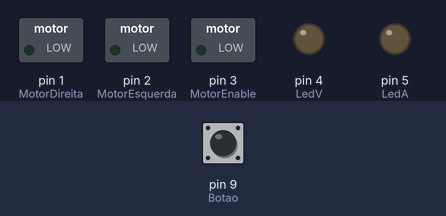
A sketch run on a simulated Arduino Uno, built with avr-gcc and run on an emulated ATmega328P. Parts: switched loads named in the sketch (green lamp = pin HIGH), output pins drawn as LEDs (lit = HIGH). Dashed ring = blinking. The inputs (shaded band) are chosen by the test bench; at power-on: pin 9 (Botao) LOW.

Above: at 1.2 s.
1.3 s: pin 9 (Botao) pulled HIGH for 0.15 s
At 1.42 s:
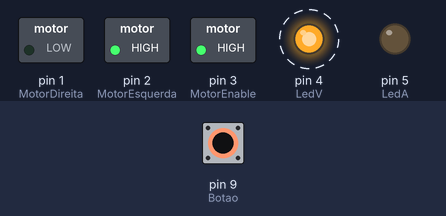
4.3 s: pin 9 (Botao) pulled HIGH for 1 s
At 4.42 s:
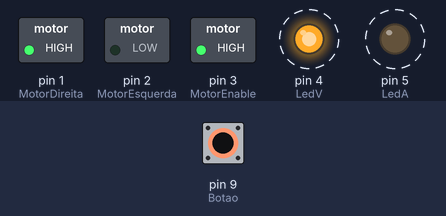
7.3 s: pin 9 (Botao) pulled HIGH for 3.2 s
At 7.67 s:
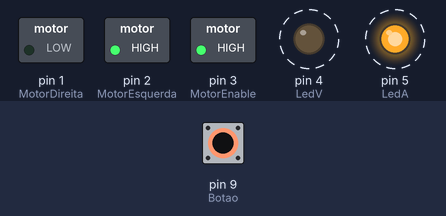
Timing chart, 0 to 15.3 s (numbered marks = the images above; inputs shaded):
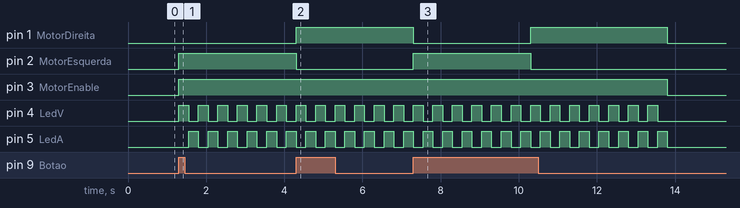

Measured:
- after the input at 1.3 s, pin 2 (MotorEsquerda), pin 3 (MotorEnable): LOW → HIGH at once; pin 4 (LedV): alternates HIGH for 0.25 s and LOW for 0.25 s, starting at once; pin 5 (LedA): alternates HIGH for 0.25 s and LOW for 0.25 s, starting after 0.25 s
- after the input at 4.3 s, pin 1 (MotorDireita): LOW → HIGH at once; pin 3 (MotorEnable): stays HIGH (without the input it goes to LOW after 0.00 s); pin 4 (LedV): alternates HIGH for 0.25 s and LOW for 0.25 s, starting at once
- after the input at 7.3 s, pin 2 (MotorEsquerda): LOW → HIGH at once, → LOW 3.0 s later; pin 3 (MotorEnable): HIGH → LOW after 6.5 s instead of 0.00 s; pin 4 (LedV): alternates HIGH for 0.25 s and LOW for 0.25 s, 26 changes in all, then stays LOW, starting at once

The sketch:

port_o_se_ruan1.ino
```cpp
const int MotorDireita = 1;
const int MotorEsquerda = 2;
const int MotorEnable = 3;

const int Botao = 9;
const int LedV = 4;
const int LedA = 5;

int portao = 1;

void setup() {
  pinMode(MotorDireita, OUTPUT);
  pinMode(MotorEsquerda, OUTPUT);
  pinMode(MotorEnable, OUTPUT);
  pinMode(Botao, INPUT);
  pinMode(LedV, OUTPUT);
  pinMode(LedA, OUTPUT);

  digitalWrite(MotorEnable, LOW);
}

void loop() {
  if (digitalRead(Botao) == HIGH) {
    if (portao == 1) {
      portao = 2;
      digitalWrite(MotorEnable, HIGH);
      digitalWrite(MotorDireita, LOW);
      digitalWrite(MotorEsquerda, HIGH);
      movimentar(3000);
      digitalWrite(MotorEsquerda, LOW);
      digitalWrite(MotorEnable, LOW);
      portao = 3;
    } else if (portao == 3) {
      portao = 2;
      digitalWrite(MotorEnable, HIGH);
      digitalWrite(MotorDireita, HIGH);
      digitalWrite(MotorEsquerda, LOW);
      movimentar(3000);
      digitalWrite(MotorDireita, LOW);
      digitalWrite(MotorEnable, LOW);
      portao = 1;
    }
  }
}

void movimentar(int tempo) {
  unsigned long startTime = millis();
  while (millis() - startTime < tempo) {
    digitalWrite(LedV, HIGH);
    digitalWrite(LedA, LOW);
    delay(250);
    digitalWrite(LedV, LOW);
    digitalWrite(LedA, HIGH);
    delay(250);
  }
  digitalWrite(LedV, LOW);
  digitalWrite(LedA, LOW);
}
```
